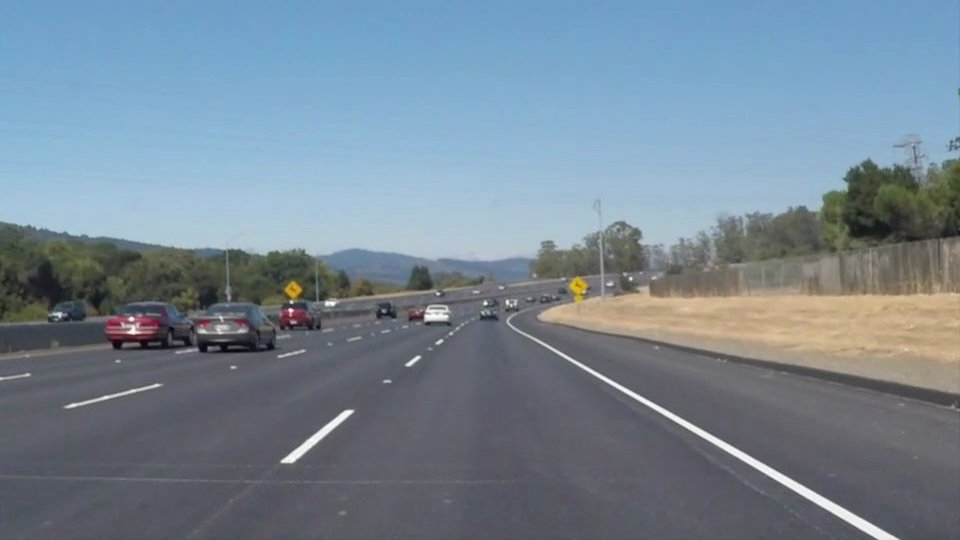
#> input picture p1-lanelines/test_images/test.jpg, 960 x 540 px
$ python regionMasking.py
#> lines starting #> are read from the running program, lines starting #| are printed output that depends on the picture
import matplotlib.pyplot as plt
import matplotlib.image as mpimg
import numpy as np

# Read in the image and print some stats
image = mpimg.imread('../test_images/test.jpg')
#> image is the input picture: shape (540, 960, 3); mean R, G, B 118.5, 134.5, 148.1
print('This image is: ', type(image),
         'with dimesions:', image.shape)
#| This image is:  <class 'numpy.ndarray'> with dimesions: (540, 960, 3)

# Pull out the x and y sizes and make a copy of the image
ysize = image.shape[0]
#> ysize = 540
xsize = image.shape[1]
#> xsize = 960
region_select = np.copy(image)

# Define a triangle region of interest
# Keep in mind the origin (x=0, y=0) is in the upper left in image processing
# Note: if you run this code, you'll find these are not sensible values!!
# But you'll get a chance to play with them soon in a quiz
left_bottom = [0, 539]
right_bottom = [900, 539]
apex = [400, 300]

# Fit lines (y=Ax+B) to identify the  3 sided region of interest
# np.polyfit() returns the coefficients [A, B] of the fit
fit_left = np.polyfit((left_bottom[0], apex[0]), (left_bottom[1], apex[1]), 1)
fit_right = np.polyfit((right_bottom[0], apex[0]), (right_bottom[1], apex[1]), 1)
fit_bottom = np.polyfit((left_bottom[0], right_bottom[0]), (left_bottom[1], right_bottom[1]), 1)

# Find the region inside the lines
XX, YY = np.meshgrid(np.arange(0, xsize), np.arange(0, ysize))
region_thresholds = (YY > (XX*fit_left[0] + fit_left[1])) & \
                    (YY > (XX*fit_right[0] + fit_right[1])) & \
                    (YY < (XX*fit_bottom[0] + fit_bottom[1]))

# Color pixels red which are inside the region of interest
region_select[region_thresholds] = [0, 255, 0]
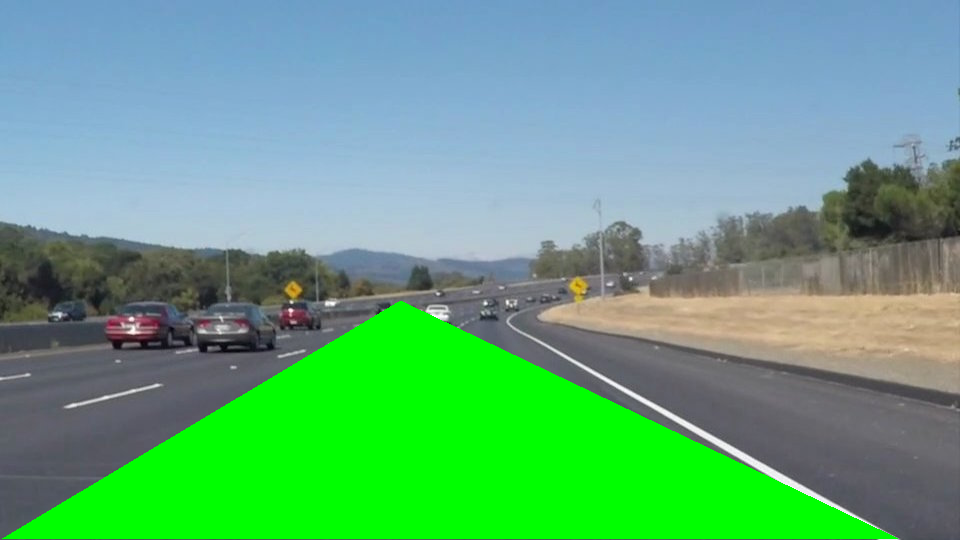
#> region_select: shape (540, 960, 3); mean R, G, B 99.2, 167.7, 126.7

# Display the image
plt.imshow(region_select)
plt.show()

$ run again, with p1-lanelines/test_images/laneLines_thirdPass.jpg copied over p1-lanelines/test_images/test.jpg
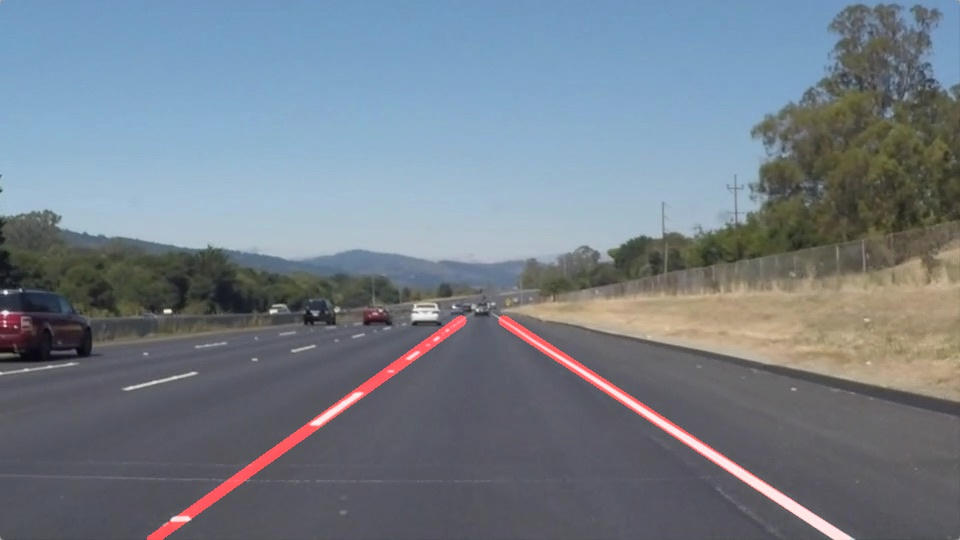
#> input picture p1-lanelines/test_images/laneLines_thirdPass.jpg, 960 x 540 px
#> image is the input picture: shape (540, 960, 3); mean R, G, B 116.1, 126, 136.5
#| This image is:  <class 'numpy.ndarray'> with dimesions: (540, 960, 3)
#> `region_select[region_thresholds] = [0, 255, 0]`:
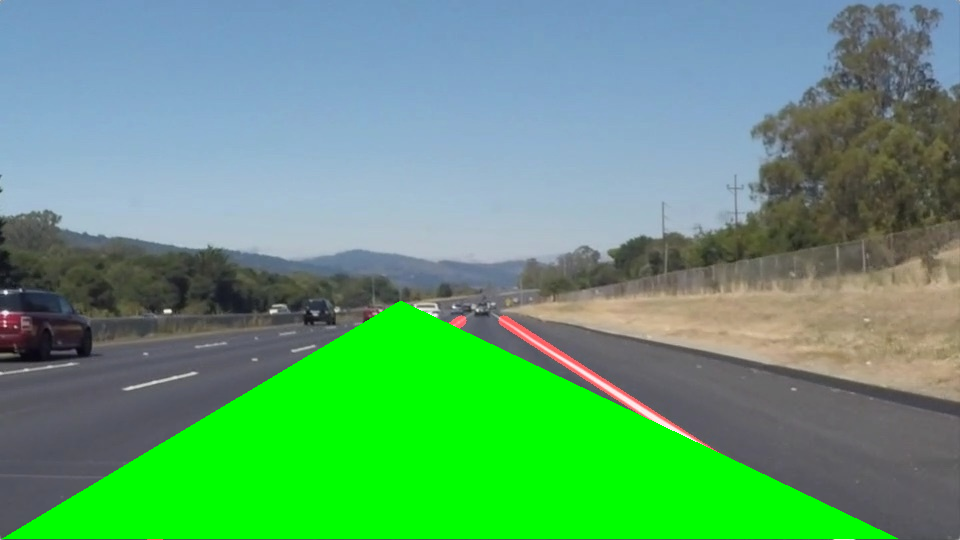
#> region_select: shape (540, 960, 3); mean R, G, B 95.9, 159.8, 115.7
